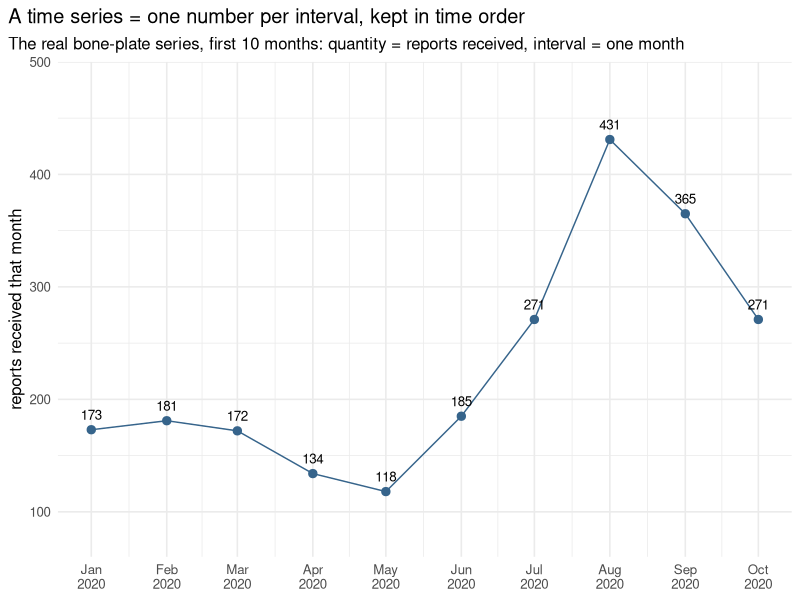
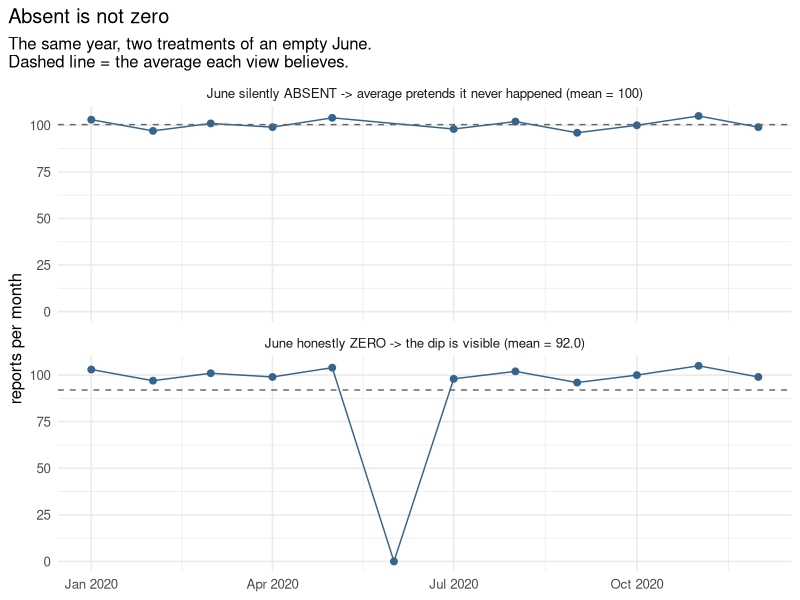
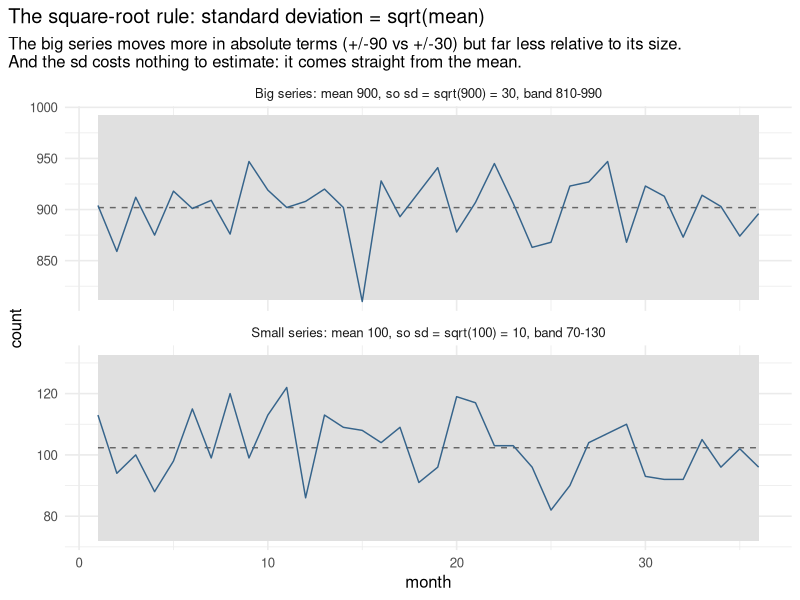
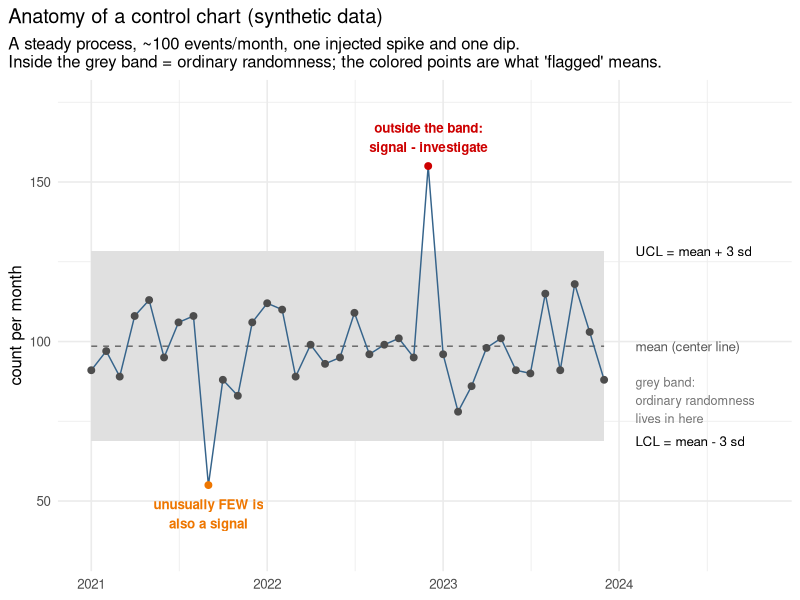

Source code (R) for these figures, in order:
# make_illustrations.R — generates the teaching figures used in docs/
# =====================================================================
# These are ILLUSTRATIONS: small, seeded, partly synthetic datasets
# drawn purely to explain concepts. They are deliberately separate from
# figures/ (which holds outputs computed from the real FDA data).
# Reproducible like everything else: run this file, get these PNGs.
#
#   Rscript docs/img/make_illustrations.R

library(dplyr)
library(tidyr)
library(ggplot2)

set.seed(42)   # fixed seed: same "random" numbers every run
dir.create("docs/img", showWarnings = FALSE)

theme_illus <- theme_minimal(base_size = 12) +
  theme(plot.title.position = "plot",
        legend.position = "none")

# ── 1. What a time series is (real bone-plate values, 2020) ──────────
ts_df <- tibble(
  month = seq.Date(as.Date("2020-01-01"), by = "month", length.out = 10),
  n     = c(173, 181, 172, 134, 118, 185, 271, 431, 365, 271)
)
p1 <- ggplot(ts_df, aes(month, n)) +
  geom_line(color = "steelblue4") +
  geom_point(color = "steelblue4", size = 2.5) +
  geom_text(aes(label = n), vjust = -1, size = 3.4) +
  scale_x_date(date_labels = "%b\n2020", date_breaks = "1 month") +
  scale_y_continuous(limits = c(80, 480)) +
  labs(title = "A time series = one number per interval, kept in time order",
       subtitle = "The real bone-plate series, first 10 months: quantity = reports received, interval = one month",
       x = NULL, y = "reports received that month") +
  theme_illus
ggsave("docs/img/time_series_anatomy.png", p1, width = 8, height = 3.4, dpi = 150)

# ── 2. Absent is not zero ────────────────────────────────────────────
# Eleven months of ~100 reports; June truly had zero.
base <- tibble(
  month = seq.Date(as.Date("2020-01-01"), by = "month", length.out = 12),
  n     = c(103, 97, 101, 99, 104, 0, 98, 102, 96, 100, 105, 99)
)
missing_view <- base |> filter(n > 0) |>
  mutate(view = sprintf("June silently ABSENT -> average pretends it never happened (mean = %.0f)",
                        mean(n)))
zero_view <- base |>
  mutate(view = sprintf("June honestly ZERO -> the dip is visible (mean = %.1f)",
                        mean(n)))
p2 <- bind_rows(missing_view, zero_view) |>
  group_by(view) |> mutate(m = mean(n)) |> ungroup() |>
  # factor with explicit levels: control the panel order (ABSENT on top),
  # instead of ggplot's default alphabetical ordering
  mutate(view = factor(view, levels = c(unique(missing_view$view),
                                        unique(zero_view$view)))) |>
  ggplot(aes(month, n)) +
  geom_line(color = "steelblue4") +
  geom_point(color = "steelblue4", size = 2) +
  geom_hline(aes(yintercept = m), linetype = "dashed", color = "grey40") +
  facet_wrap(~ view, ncol = 1) +
  labs(title = "Absent is not zero",
       subtitle = "The same year, two treatments of an empty June.\nDashed line = the average each view believes.",
       x = NULL, y = "reports per month") +
  theme_illus
ggsave("docs/img/absent_vs_zero.png", p2, width = 8, height = 4.6, dpi = 150)

# ── 3. The square-root rule: sigma = sqrt(mean) ──────────────────────
sq <- bind_rows(
  tibble(month = 1:36, n = rpois(36, 100),
         grp = "Small series: mean 100, so sd = sqrt(100) = 10, band 70-130"),
  tibble(month = 1:36, n = rpois(36, 900),
         grp = "Big series: mean 900, so sd = sqrt(900) = 30, band 810-990")
) |>
  group_by(grp) |>
  mutate(center = mean(n), sigma = sqrt(center),
         ucl = center + 3 * sigma, lcl = center - 3 * sigma) |>
  ungroup()
p3 <- ggplot(sq, aes(month, n)) +
  geom_ribbon(aes(ymin = lcl, ymax = ucl), fill = "grey88") +
  geom_line(aes(y = center), linetype = "dashed", color = "grey40") +
  geom_line(color = "steelblue4") +
  facet_wrap(~ grp, ncol = 1, scales = "free_y") +
  labs(title = "The square-root rule: standard deviation = sqrt(mean)",
       subtitle = "The big series moves more in absolute terms (+/-90 vs +/-30) but far less relative to its size.\nAnd the sd costs nothing to estimate: it comes straight from the mean.",
       x = "month", y = "count") +
  theme_illus
ggsave("docs/img/sqrt_rule.png", p3, width = 8, height = 4.6, dpi = 150)

# ── 4. The control chart, fully annotated ────────────────────────────
n <- rpois(36, 100)
n[9]  <- 55    # an injected dip  (below LCL)
n[24] <- 155   # an injected spike (above UCL)
cc <- tibble(month = seq.Date(as.Date("2021-01-01"), by = "month",
                              length.out = 36),
             n = n) |>
  mutate(center = mean(n), sigma = sqrt(center),
         ucl = center + 3 * sigma, lcl = center - 3 * sigma,
         status = case_when(n > ucl ~ "above", n < lcl ~ "below",
                            TRUE ~ "within"))
lab_x <- max(cc$month) + 65   # annotation column, right of the data
p4 <- ggplot(cc, aes(month, n)) +
  geom_ribbon(aes(ymin = lcl, ymax = ucl), fill = "grey88") +
  geom_line(aes(y = center), linetype = "dashed", color = "grey40") +
  geom_line(color = "steelblue4") +
  geom_point(aes(color = status), size = 2) +
  scale_color_manual(values = c(above = "red3", below = "darkorange2",
                                within = "grey30")) +
  annotate("text", x = lab_x, y = cc$ucl[1], hjust = 0, size = 3.4,
           label = "UCL = mean + 3 sd") +
  annotate("text", x = lab_x, y = cc$center[1], hjust = 0, size = 3.4,
           color = "grey35", label = "mean (center line)") +
  annotate("text", x = lab_x, y = cc$lcl[1], hjust = 0, size = 3.4,
           label = "LCL = mean - 3 sd") +
  annotate("text", x = lab_x, y = cc$center[1] - 1.7 * cc$sigma[1],
           hjust = 0, size = 3.2, color = "grey45",
           label = "grey band:\nordinary randomness\nlives in here") +
  annotate("text", x = cc$month[24], y = cc$n[24] + 9, size = 3.4,
           color = "red3", fontface = "bold",
           label = "outside the band:\nsignal - investigate") +
  annotate("text", x = cc$month[9], y = cc$n[9] - 9, size = 3.4,
           color = "darkorange2", fontface = "bold",
           label = "unusually FEW is\nalso a signal") +
  scale_x_date(limits = c(min(cc$month), max(cc$month) + 320),
               date_labels = "%Y", date_breaks = "1 year") +
  scale_y_continuous(limits = c(35, 175)) +
  labs(title = "Anatomy of a control chart (synthetic data)",
       subtitle = "A steady process, ~100 events/month, one injected spike and one dip.\nInside the grey band = ordinary randomness; the colored points are what 'flagged' means.",
       x = NULL, y = "count per month") +
  theme_illus
ggsave("docs/img/control_chart_anatomy.png", p4, width = 8.6, height = 4.6, dpi = 150)

cat("wrote:", paste(list.files("docs/img", pattern = "png$"), collapse = ", "), "\n")
